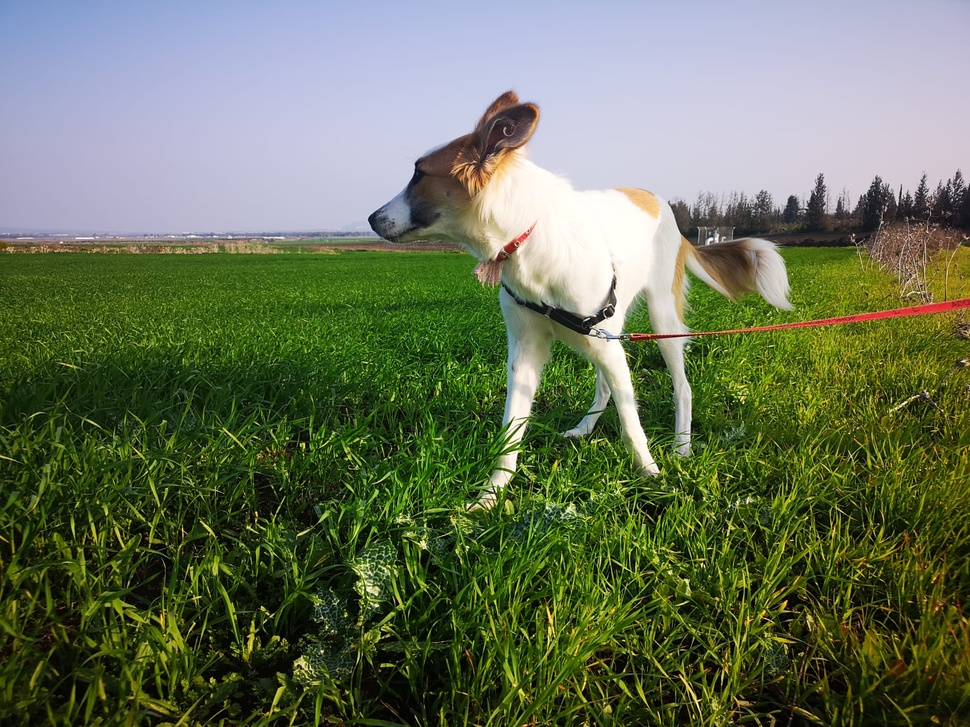
#> input picture content_img/boten_field.jpg, 970 x 727 px, shrunk from 1824 x 1368 before the run
$ python ycbcr_visualisation.py
#> lines starting #> are read from the running program, lines starting #| are printed output that depends on the picture
import cv2
import numpy as np

img = cv2.imread(r"content_img/boten_field.jpg")
#> img is the input picture: shape (727, 970, 3); mean B, G, R 88, 114.8, 104.5

imgYCC = cv2.cvtColor(img, cv2.COLOR_BGR2YCR_CB)
#> imgYCC: shape (727, 970, 3); mean of channels 0, 1, 2 108.6, 125, 116.3

Y,Cr,Cb = cv2.split(imgYCC)
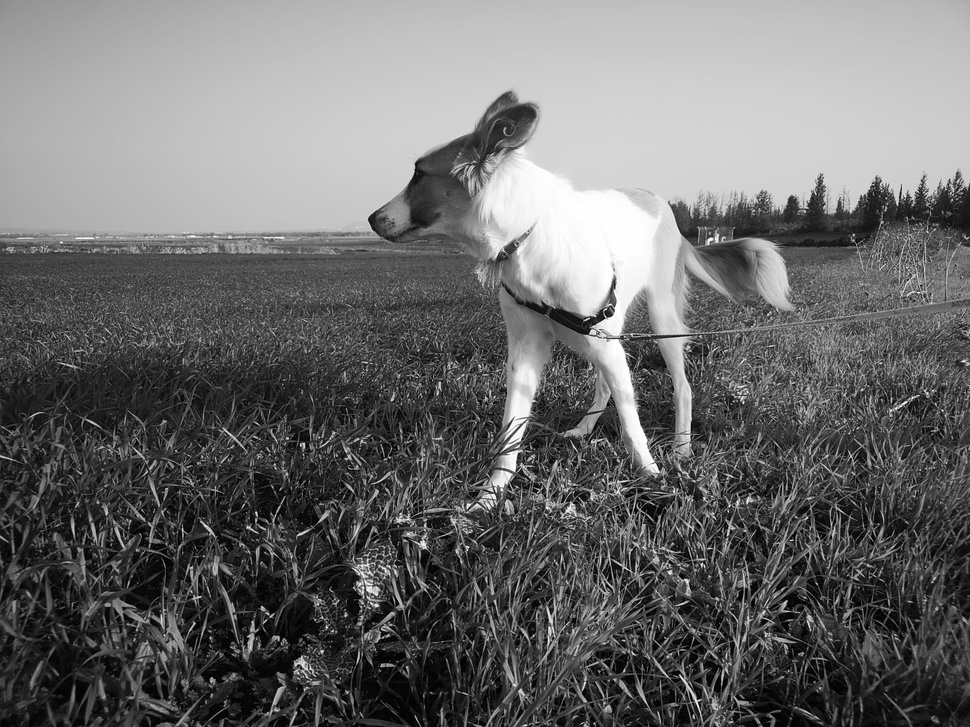
#> Y: shape (727, 970); min 0, max 255, mean 108.6
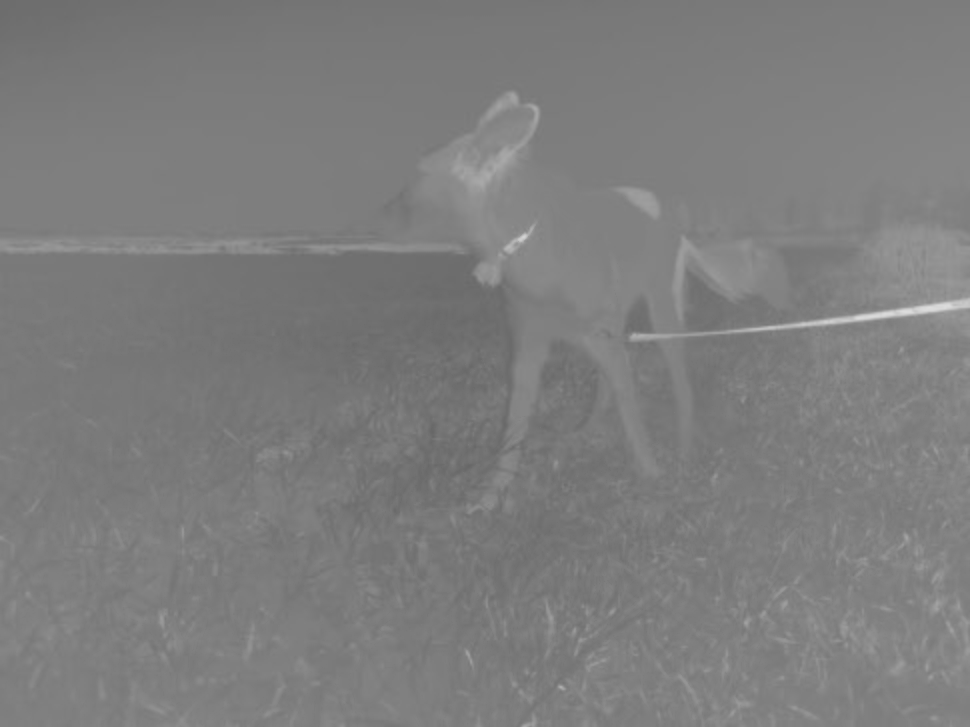
#> Cr: shape (727, 970); min 103, max 221, mean 125
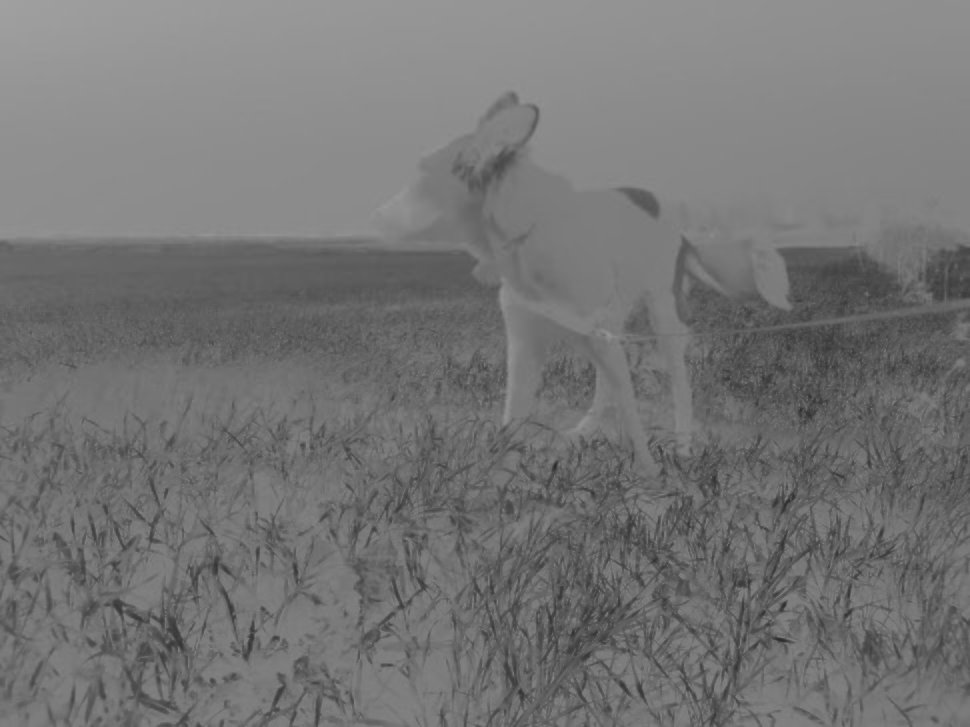
#> Cb: shape (727, 970); min 41, max 160, mean 116.3

half = np.array([[127]*Y.shape[1]]*Y.shape[0]).astype(Y.dtype)

merge_Y = cv2.merge([Y, half, half])
#> merge_Y: shape (727, 970, 3); mean of channels 0, 1, 2 108.6, 127, 127
merge_Cb = cv2.merge([half, half, Cb])
#> merge_Cb: shape (727, 970, 3); mean of channels 0, 1, 2 127, 127, 116.3
merge_Cr = cv2.merge([half, Cr, half])
#> merge_Cr: shape (727, 970, 3); mean of channels 0, 1, 2 127, 125, 127

merge_Y = cv2.cvtColor(merge_Y, cv2.COLOR_YCrCb2BGR)
merge_Cb = cv2.cvtColor(merge_Cb, cv2.COLOR_YCrCb2BGR)
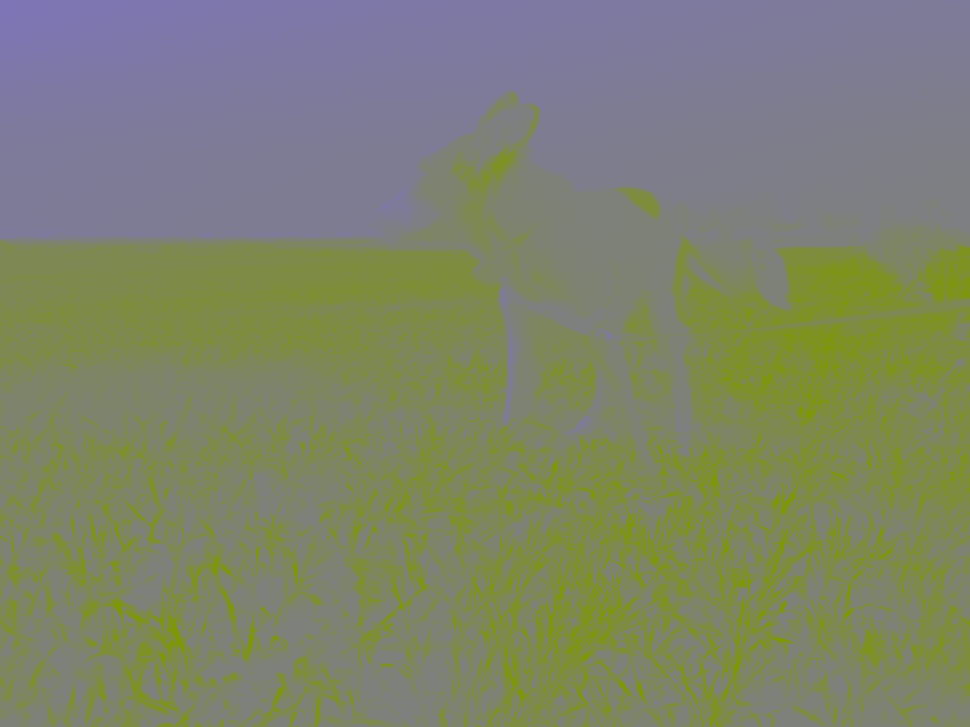
#> merge_Cb: shape (727, 970, 3); mean B, G, R 106.3, 131.7, 126
merge_Cr = cv2.cvtColor(merge_Cr, cv2.COLOR_YCrCb2BGR)
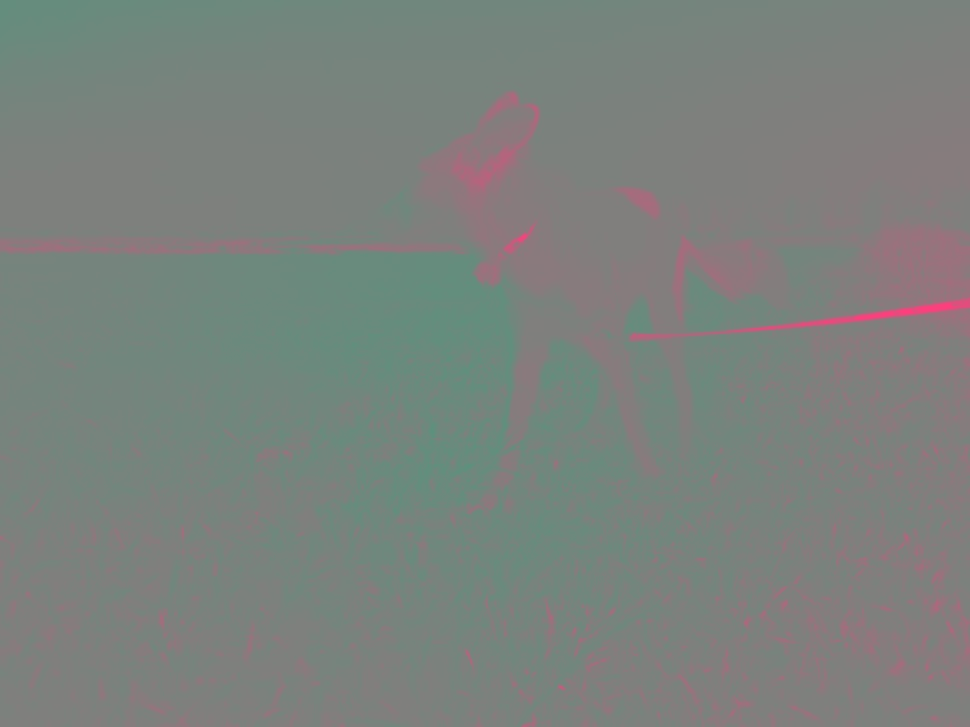
#> merge_Cr: shape (727, 970, 3); mean B, G, R 125, 129.4, 122.8

cv2.imwrite(r'output_frames/ycrcb_vis/Y.png', merge_Y)
cv2.imwrite(r'output_frames/ycrcb_vis/Cb.png', merge_Cb)
cv2.imwrite(r'output_frames/ycrcb_vis/Cr.png', merge_Cr)
